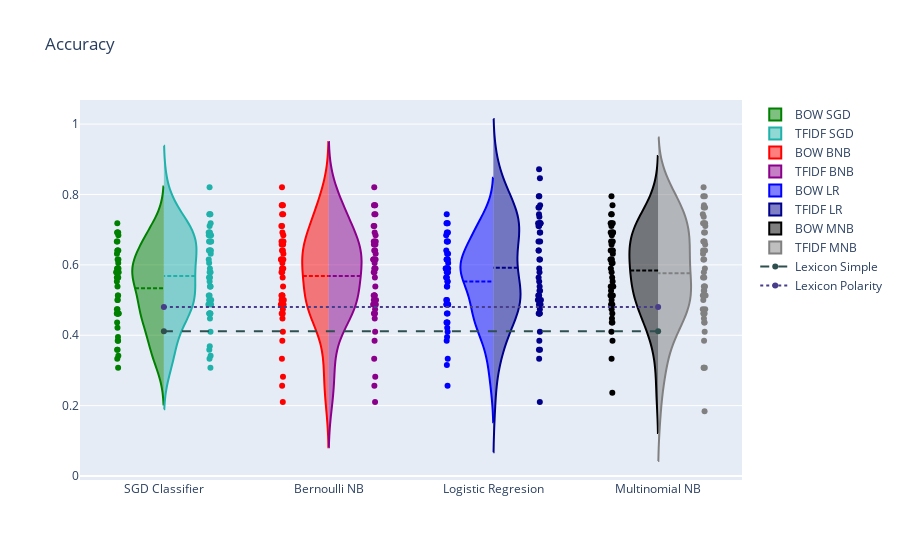

Write notebook code for a chart like this one.
### Code cell
plots_metrics(acc_BOW_SGD, acc_TFIDF_SGD, acc_BOW_BNB, acc_TFIDF_BNB, acc_BOW_LR, acc_TFIDF_LR,
                 acc_BOW_MNB, acc_TFIDF_MNB, "Accuracy",0.4112,0.4804)
